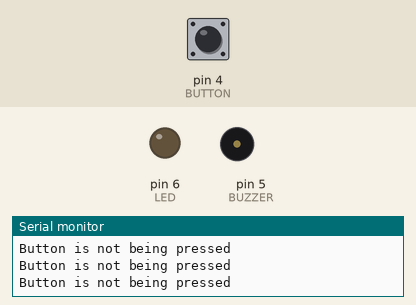
A sketch run on a simulated Arduino Uno, built with avr-gcc and run on an emulated ATmega328P. Parts: output pins drawn as LEDs (lit = HIGH), buzzer (waves = sounding), the last lines printed to the serial monitor. Dashed ring = blinking. The inputs (shaded band) are chosen by the test bench; at power-on: pin 4 (BUTTON) LOW.

Above: at 1.2 s.
1.3 s: pin 4 (BUTTON) pulled HIGH for 0.15 s
At 1.38 s:
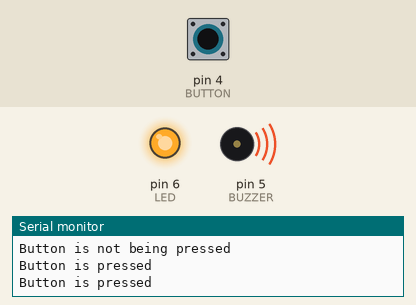
2.9 s: pin 4 (BUTTON) pulled HIGH for 1 s
At 4.8 s:
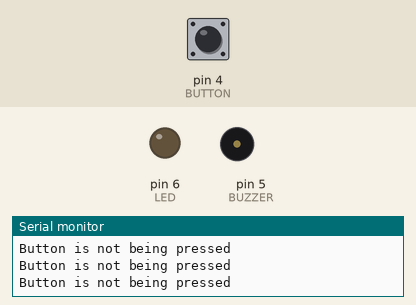
6.9 s: pin 4 (BUTTON) pulled HIGH for 3.2 s
At 7.6 s:
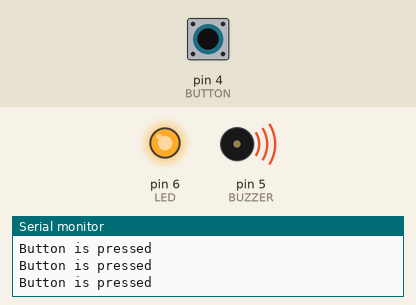
11.6 s: pin 4 (BUTTON) pulsed HIGH 5 times (0.12 s each, 0.3 s apart)
At 11.67 s:
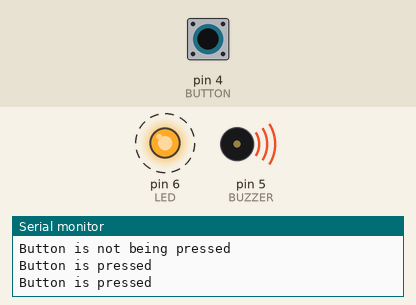
16.1 s: pin 4 (BUTTON) driven HIGH
At 16.7 s:
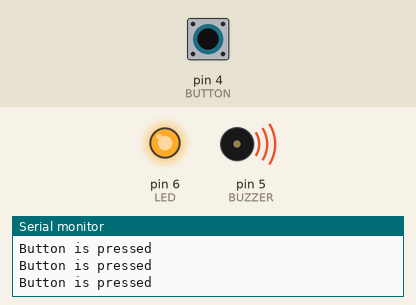
19.1 s: pin 4 (BUTTON) driven LOW
At 19.4 s:
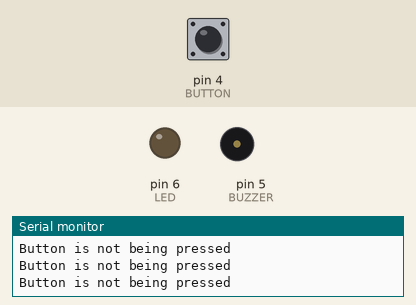
Timing chart, 0 to 22.1 s (numbered marks = the images above; inputs shaded):
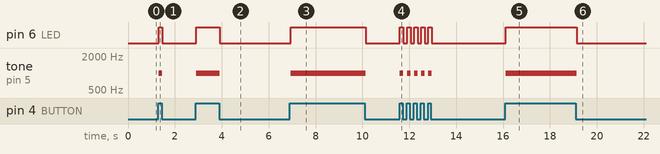

Measured:
- after the input at 1.3 s, pin 6 (LED): LOW → HIGH at once, → LOW 0.15 s later; tone on pin 5 (BUZZER): silent → 1000 Hz at once, → silent 0.15 s later
- after the input at 2.9 s, pin 6 (LED): LOW → HIGH at once, → LOW 1.0 s later; tone on pin 5 (BUZZER): silent → 1000 Hz at once, → silent 1.0 s later
- after the input at 6.9 s, pin 6 (LED): LOW → HIGH at once, → LOW 3.2 s later; tone on pin 5 (BUZZER): silent → 1000 Hz at once, → silent 3.2 s later
- after the input at 11.6 s, pin 6 (LED): alternates HIGH for 0.15 s and LOW for 0.15 s, 10 changes in all, then stays LOW, starting at once; tone on pin 5 (BUZZER): alternates 1000 Hz for 0.15 s and silent for 0.15 s, 10 changes in all, then stays silent, starting at once
- after the input at 16.1 s, pin 6 (LED): LOW → HIGH at once; tone on pin 5 (BUZZER): silent → 1000 Hz at once
- after the input at 19.1 s, pin 6 (LED): HIGH → LOW at once; tone on pin 5 (BUZZER): 1000 Hz → silent at once

The sketch:

Buzzer_buttonLED.ino
```cpp
#define BUZZER 5
#define LED 6
#define BUTTON 4

int buttonState=0;

void setup() {
  // put your setup code here, to run once:
  pinMode(BUZZER,OUTPUT);
  pinMode(LED,OUTPUT);
  pinMode(BUTTON,INPUT);

  Serial.begin(9600);
}

void loop() {
  // put your main code here, to run repeatedly:
  buttonState=digitalRead(BUTTON);
  if (buttonState==HIGH){
    tone(BUZZER,1000);
    digitalWrite(LED,HIGH);
    Serial.println("Button is pressed");
  }
  if (buttonState==LOW){
    noTone(BUZZER);
    digitalWrite(LED,LOW);
    Serial.println("Button is not being pressed");
  }
  delay(50);
}
```
